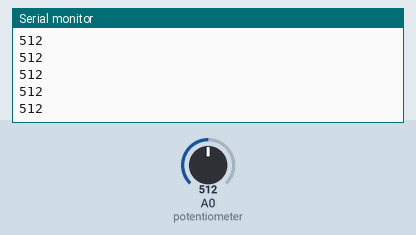
This sketch was run on a simulated Arduino Uno, built with avr-gcc and run on an emulated ATmega328P. On the bench: the last lines printed to the serial monitor. Inputs (shaded band) come from the test bench; at power-on: A0 (potentiometer) = 512.

Above: at 1.2 s.
1.3 s: A0 (potentiometer) set to 716
At 2.3 s:
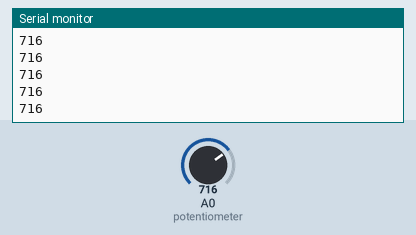
2.8 s: A0 (potentiometer) set to 900
At 3.6 s:
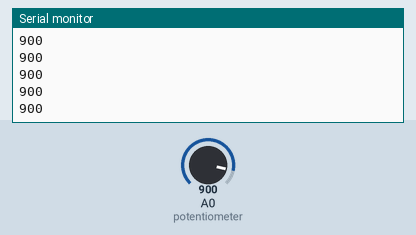
Timing chart, 0 to 5.8 s (numbered marks = the images above; inputs shaded):
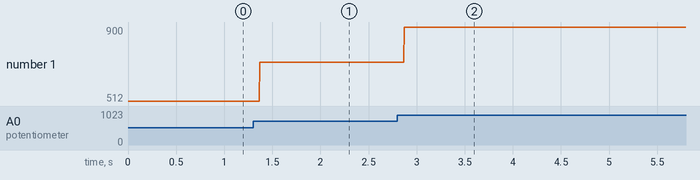

The sketch:

potentiometer.ino
```cpp
int potentiometer = A0; // Analog input pin that the potentiometer is attached to
int reading;
int outputValue;

void setup() {

  pinMode(potentiometer, INPUT); // intialize potentiometer as input
  Serial.begin(9600); // initialize serial communications at 9600 bps

}

void loop() {

  reading = analogRead(potentiometer); // read the analog in value
  Serial.println(reading); //display the result in serial monitor

}
```

Measured:
- after the input at 1.3 s, the serial monitor: prints a new line after 0.07 s (image 1)
- after the input at 2.8 s, the serial monitor: prints a new line after 0.07 s (image 2)
- plotted number 1: 512 → 716 after the input at 1.3 s, 716 → 900 after the input at 2.8 s
